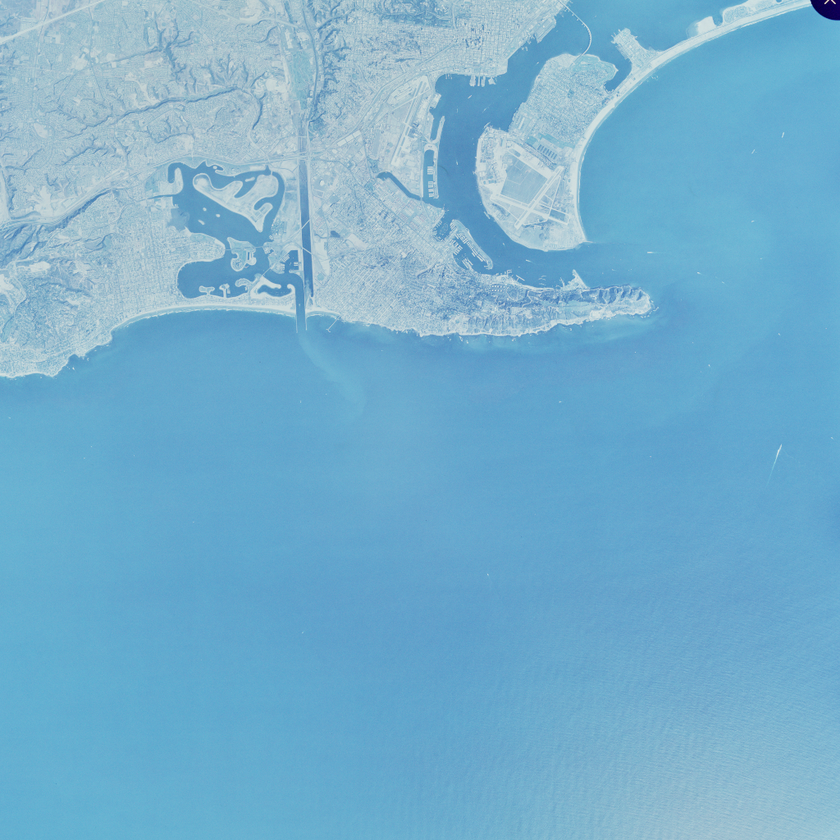
#> input picture hw1/2.2.23.tiff, 840 x 840 px, shrunk from 1024 x 1024 before the run
$ python hw1_0.py
#> lines starting #> are read from the running program, lines starting #| are printed output that depends on the picture
#!/Users/conda/anaconda3/envs/sp/bin/python
#Replace above with path to python

import skimage, skimage.io
import scipy, scipy.stats
import numpy
import math
import matplotlib.pyplot as plt

# hw1_0.py - Template Python source code for Problem (0) on HW1 in CAAM/Stat 31240
# (Variational Methods in Image Processing)
#
# This example Python program does the following:
#
# (1) Read in the Clock (B+W) and San Diego (Color) images from files.
# (2) Load the Photographer (B+W, pixel values in the range 0..255) image from the
#     scikit.data package.
# (3) Convert the San Diego image to greyscale (floating point pixel values), and
#     further convert that to integer pixel values in the range 0..255 (data
#     type: uint8 -- 8 bit unsigned integers).
# (4) Display each of these images (Clock, 3 versions of San Diego, Photographer)
#     in separate figure windows.  The management of figures is very similar to
#     the mechanism used in Matlab.
# (5) Add random Gaussian noise to the San Diego 0..255 image, and display the
#     original/noisy results.  The function add_noise defined here includes three
#     strategies to help us see how to start to manipulate images, as well as how
#     to apply some of the pre-written algorithms included in the scikit-image
#     package.
#
#     The strategy to use is selected by a function parameter.  This is one way
#     you can use the source code you write as part of a broader strategy to
#     organize and communicate your ideas.

def read_image(filename):
#> called with filename = '2.2.23.tiff'
	return skimage.io.imread(filename)
#> returned value is the input picture: shape (840, 840, 3); mean R, G, B 118.1, 175.6, 205.7

def write_image(im, filename):
	skimage.io.imsave(filename,im)

def display_image(im,mode='bw'):
	if mode=='bw':
		plt.imshow(im,cmap=plt.cm.gray)
	elif mode=='color':
		plt.imshow(im)

def add_noise(im,variance,mode='by_hand_vectorized'):
	if mode=='by_hand_for_loop':
		copy=skimage.util.img_as_ubyte(im.copy())
		dim=copy.shape
		noise=scipy.stats.norm.rvs(size=copy.size,
			scale=math.sqrt(variance)*255)
		for i in range(0,dim[0]):
			for j in range(0,dim[1]):
				copy[i,j]+=int(next(noise))
				copy[i,j]=max(copy[i,j],0)
				copy[i,j]=min(copy[i,j],255)
		return copy
	elif mode=='by_hand_vectorized':
		copy=skimage.util.img_as_ubyte(im.copy())
		noise=scipy.stats.norm.rvs(size=copy.size,
			scale=math.sqrt(variance)*255).astype('int16')
		copy=copy.astype('int16')+numpy.reshape(noise,copy.shape)
		copy=numpy.maximum(copy,numpy.zeros(copy.shape))
		copy=numpy.minimum(copy,255*numpy.ones(copy.shape))
		copy=copy.astype('uint8')
		return copy
	elif mode=='built_in':
		noisy=skimage.util.random_noise(im,mode='gaussian',
			mean=0,var=variance)
		return skimage.util.img_as_ubyte(noisy)

def main():
	im_sd_color=read_image('2.2.23.tiff') # San Diego; color
	im_clock=read_image('5.1.12.tiff') # Clock; b&w
#> call 2 of read_image, with filename = '5.1.12.tiff'
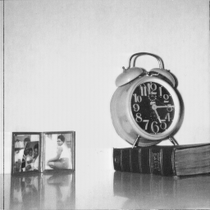
#> input picture hw1/5.1.12.tiff, 210 x 210 px, shrunk from 256 x 256 before the run
#> in read_image, returned value is the input picture: shape (210, 210); min 26, max 246, mean 186

	fetch_function=getattr(skimage.data,'camera')
	im_photographer=fetch_function()
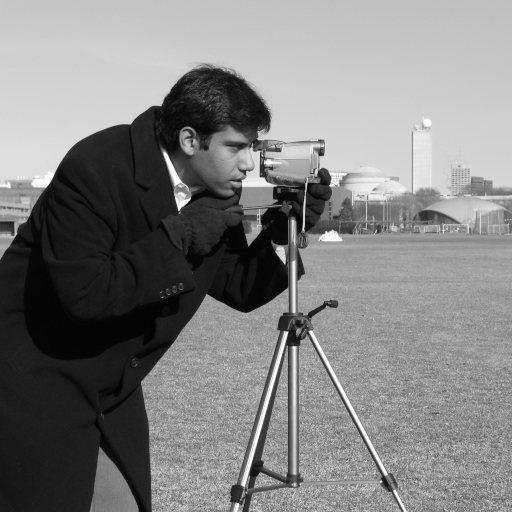
#> im_photographer: shape (512, 512); min 0, max 255, mean 129.1

	im_sd_bw=skimage.color.rgb2gray(im_sd_color)
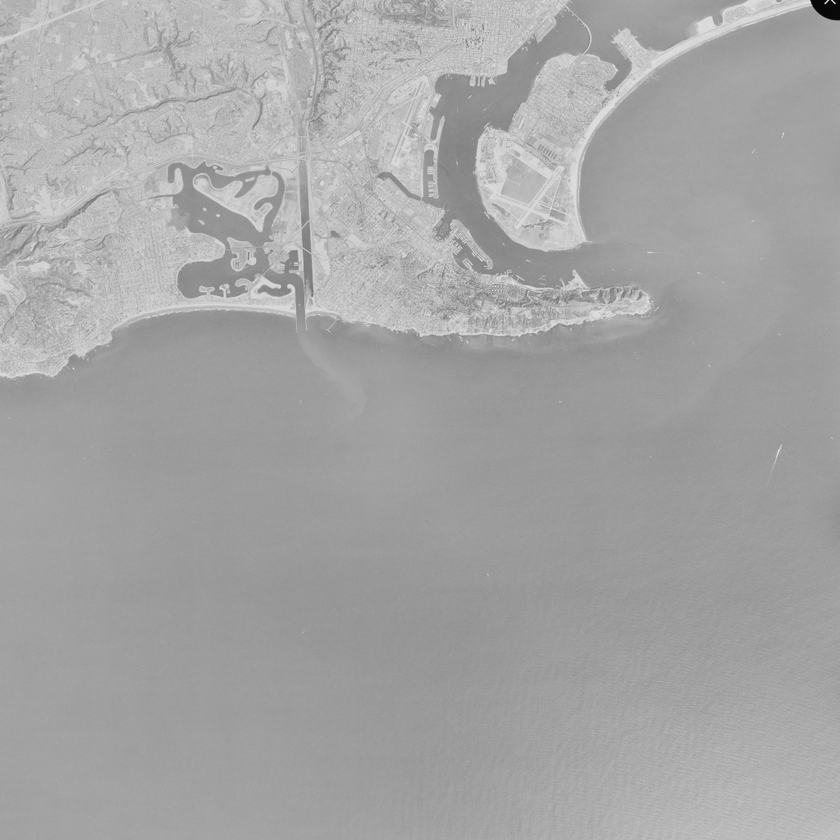
#> im_sd_bw: shape (840, 840) float64; min 0.0167, max 0.905, mean 0.649
	write_image(im_sd_bw,'sd_bw.tif')

	im_sd_bw_255=skimage.util.img_as_ubyte(im_sd_bw,force_copy=True)
	write_image(im_sd_bw_255,'sd_bw.gif')

	plt.figure()
	plt.title('Clock')
	display_image(im_clock)

	plt.figure()
	plt.title('San Diego')
	plt.subplot(1,3,1)
	display_image(im_sd_color,'color')
	plt.subplot(1,3,2)
	display_image(im_sd_bw,'bw')
	plt.subplot(1,3,3)
	display_image(im_sd_bw_255,'bw')

	plt.figure()
	plt.title('Photographer')
	display_image(im_photographer)

	noisy=add_noise(im_sd_bw_255,0.05,'built_in')
#> in add_noise, `noisy=skimage.util.random_noise(im,mode='gaussian', mean=0,var=variance)`:
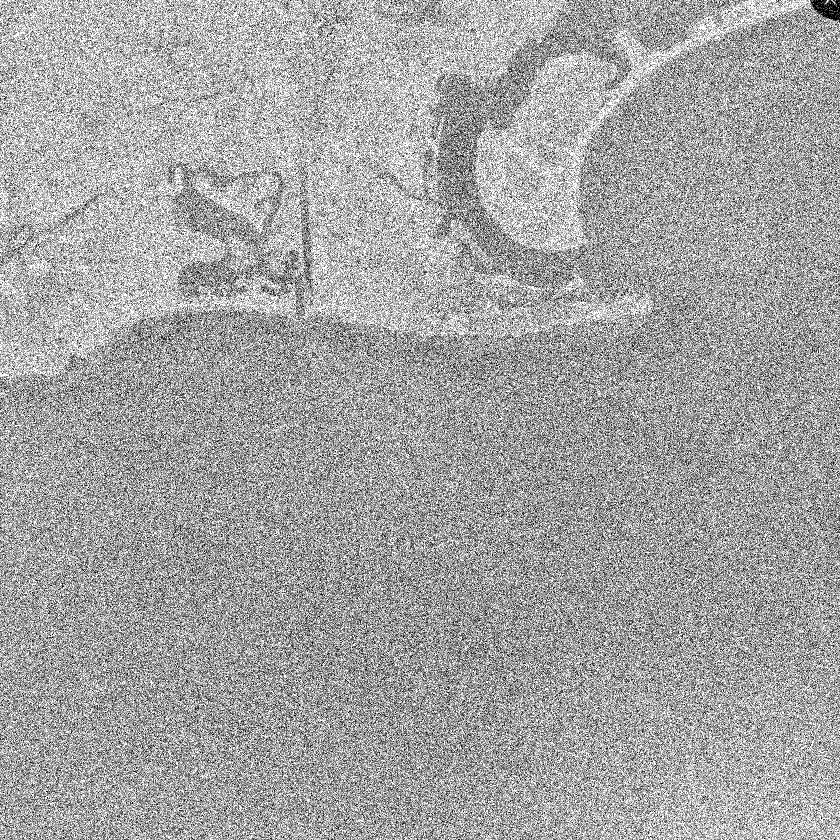
#> noisy: shape (840, 840) float64; min 0, max 1, mean 0.643
	plt.figure()
	plt.subplot(1,2,1)
	display_image(im_sd_bw_255,'bw')
	plt.subplot(1,2,2)
	display_image(noisy,'bw')

	plt.show()

if __name__=="__main__":
	main()
